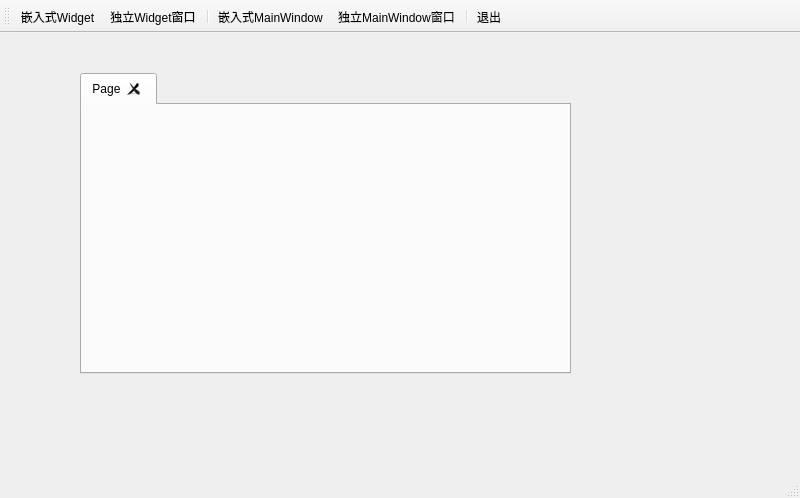
<?xml version="1.0" encoding="UTF-8"?>
<ui version="4.0">
 <class>MainWindow</class>
 <widget class="QMainWindow" name="MainWindow">
  <property name="geometry">
   <rect>
    <x>0</x>
    <y>0</y>
    <width>800</width>
    <height>498</height>
   </rect>
  </property>
  <property name="windowTitle">
   <string>Demo6_3 多窗口应用程序</string>
  </property>
  <property name="animated">
   <bool>true</bool>
  </property>
  <widget class="QWidget" name="centralwidget">
   <widget class="QTabWidget" name="tabWidget">
    <property name="geometry">
     <rect>
      <x>80</x>
      <y>40</y>
      <width>491</width>
      <height>301</height>
     </rect>
    </property>
    <property name="currentIndex">
     <number>0</number>
    </property>
    <property name="tabsClosable">
     <bool>true</bool>
    </property>
    <widget class="QWidget" name="tab">
     <attribute name="title">
      <string>Page</string>
     </attribute>
    </widget>
   </widget>
  </widget>
  <widget class="QMenuBar" name="menuBar">
   <property name="geometry">
    <rect>
     <x>0</x>
     <y>0</y>
     <width>800</width>
     <height>23</height>
    </rect>
   </property>
  </widget>
  <widget class="QStatusBar" name="statusbar"/>
  <widget class="QToolBar" name="toolBar">
   <property name="windowTitle">
    <string>toolBar</string>
   </property>
   <property name="toolButtonStyle">
    <enum>Qt::ToolButtonTextUnderIcon</enum>
   </property>
   <attribute name="toolBarArea">
    <enum>TopToolBarArea</enum>
   </attribute>
   <attribute name="toolBarBreak">
    <bool>false</bool>
   </attribute>
   <addaction name="embedded_Widget"/>
   <addaction name="independent_Widget"/>
   <addaction name="separator"/>
   <addaction name="embedded_MainWindow"/>
   <addaction name="independent_MainWindow"/>
   <addaction name="separator"/>
   <addaction name="act_Exit"/>
  </widget>
  <action name="embedded_Widget">
   <property name="icon">
    <iconset resource="../Resource/res.qrc">
     <normaloff>:/icons/images/430.bmp</normaloff>:/icons/images/430.bmp</iconset>
   </property>
   <property name="text">
    <string>嵌入式Widget</string>
   </property>
  </action>
  <action name="independent_Widget">
   <property name="icon">
    <iconset resource="../Resource/res.qrc">
     <normaloff>:/icons/images/806.bmp</normaloff>:/icons/images/806.bmp</iconset>
   </property>
   <property name="text">
    <string>独立Widget窗口</string>
   </property>
  </action>
  <action name="embedded_MainWindow">
   <property name="icon">
    <iconset resource="../Resource/res.qrc">
     <normaloff>:/icons/images/808.bmp</normaloff>:/icons/images/808.bmp</iconset>
   </property>
   <property name="text">
    <string>嵌入式MainWindow</string>
   </property>
  </action>
  <action name="independent_MainWindow">
   <property name="icon">
    <iconset resource="../Resource/res.qrc">
     <normaloff>:/icons/images/804.bmp</normaloff>:/icons/images/804.bmp</iconset>
   </property>
   <property name="text">
    <string>独立MainWindow窗口</string>
   </property>
  </action>
  <action name="act_Exit">
   <property name="icon">
    <iconset resource="../Resource/res.qrc">
     <normaloff>:/icons/images/132.bmp</normaloff>:/icons/images/132.bmp</iconset>
   </property>
   <property name="text">
    <string>退出</string>
   </property>
  </action>
 </widget>
 <resources>
  <include location="../Resource/res.qrc"/>
 </resources>
 <connections>
  <connection>
   <sender>act_Exit</sender>
   <signal>triggered()</signal>
   <receiver>MainWindow</receiver>
   <slot>close()</slot>
   <hints>
    <hint type="sourcelabel">
     <x>-1</x>
     <y>-1</y>
    </hint>
    <hint type="destinationlabel">
     <x>399</x>
     <y>248</y>
    </hint>
   </hints>
  </connection>
 </connections>
</ui>
